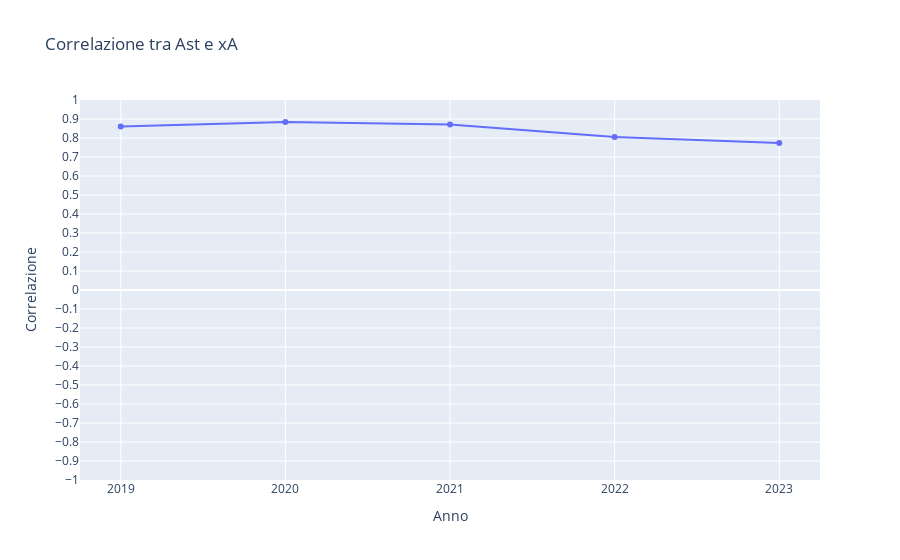

Notebook cell for this chart:
### Markdown cell above
Come potevamo immaginarci dalla spiegazione precedente il range è estremamente vicino ad 1, quindi la correlazione è molto forte fra queste due statistiche. Il risultato è molto comprensibile in quanto dietro a questi dati ci sono studi molto profondi e complessi realizzati anche con l'aiuto di intelligenze artificiali e database pienissimi di dati di miliardi di giocatori presi in diverse annate.

### Code cell
stat1 = 'Ast'
stat2 = 'xA'
correlazione(stat1,stat2)

### Figure 1 — Plotly figure (JSON) as saved in the notebook; plotly's stock layout.template omitted (floating-point values rounded to 4 significant figures)
{"data": [{"hovertemplate": "Anno=%{x}<br>Correlazione=%{y}<extra></extra>", "legendgroup": "", "line": {"color": "#636efa", "dash": "solid"}, "marker": {"symbol": "circle"}, "mode": "lines+markers", "name": "", "orientation": "v", "showlegend": false, "type": "scatter", "x": [2023, 2022, 2021, 2020, 2019], "xaxis": "x", "y": [0.774, 0.8057, 0.8714, 0.8848, 0.8607], "yaxis": "y"}], "layout": {"legend": {"tracegroupgap": 0}, "title": {"text": "Correlazione tra Ast e xA"}, "xaxis": {"anchor": "y", "domain": [0, 1], "dtick": 1, "title": {"text": "Anno"}}, "yaxis": {"anchor": "x", "domain": [0, 1], "dtick": 0.1, "range": [-1, 1], "title": {"text": "Correlazione"}}}}
